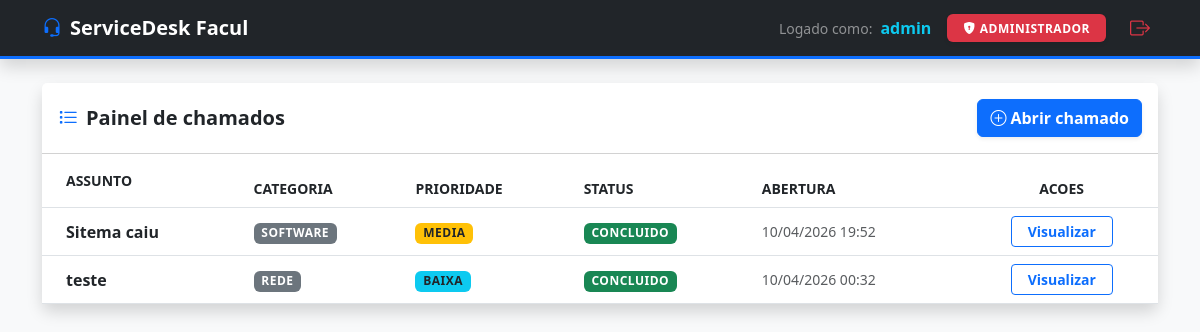
The app's page / (signed in) with its own data.
### chamados/models.py (models this page shows, shortened)
class Chamado(models.Model):
    STATUS_CHOICES = [
        ("aberto", "Aberto"),
        ("andamento", "Em andamento"),
        ("concluido", "Concluido"),
    ]
    PRIORIDADE_CHOICES = [
        ("baixa", "Baixa"),
        ("media", "Media"),
        ("alta", "Alta"),
    ]
    CATEGORIA_CHOICES = [
        ("hardware", "Hardware"),
        ("software", "Software"),
        ("rede", "Rede"),
        ("acesso", "Acesso"),
        ("outros", "Outros"),
    ]
    titulo = models.CharField(max_length=100)
    descricao = models.TextField()
    categoria = models.CharField(
        max_length=20, choices=CATEGORIA_CHOICES, default="outros"
    )
    usuario = models.ForeignKey(User, on_delete=models.CASCADE)
    status = models.CharField(max_length=20, choices=STATUS_CHOICES, default="aberto")
    prioridade = models.CharField(max_length=20, choices=PRIORIDADE_CHOICES)
    data_criacao = models.DateTimeField(auto_now_add=True)
    class Meta:
        ordering = ["-data_criacao"]

### chamados/views.py (the view)
# urls.py: path("", views.lista_chamados, name="lista_chamados"),
@login_required
def lista_chamados(request):
    if request.user.is_staff or request.user.is_superuser:
        chamados = Chamado.objects.all()
        total_chamados_cliente = 0
    else:
        chamados = Chamado.objects.filter(usuario=request.user)[:5]
        total_chamados_cliente = Chamado.objects.filter(usuario=request.user).count()
    return render(
        request,
        "chamados/lista/index.html",
        {
            "chamados": chamados,
            "total_chamados_cliente": total_chamados_cliente,
        },
    )

### chamados/templates/chamados/lista/index.html (shortened to what this page needs)
{% load static %}
<!DOCTYPE html>
<html lang="pt-br">
<head>
    <link href="https://cdn.jsdelivr.net/npm/bootstrap@5.3.0/dist/css/bootstrap.min.css" rel="stylesheet">
    <link rel="stylesheet" href="https://cdn.jsdelivr.net/npm/bootstrap-icons@1.11.1/font/bootstrap-icons.css">
</head>
<body class="bg-light">
    <nav class="navbar navbar-dark bg-dark mb-4 shadow">
        <div class="container">
            <a class="navbar-brand fw-bold" href="{% url 'lista_chamados' %}">
                <i class="bi bi-headset me-2 text-primary"></i>ServiceDesk Facul
            </a>
            <div class="text-white d-flex align-items-center">
                <span class="me-2 small text-white-50">Logado como:</span>
                <span class="fw-bold me-3 text-info">{{ user.username }}</span>
                {% if user.is_staff or user.is_superuser %}
                    <span class="badge bg-danger shadow-sm px-3 py-2">
                        <i class="bi bi-shield-lock-fill me-1"></i>ADMINISTRADOR
                    </span>
                {% else %}
                    <span class="badge bg-success shadow-sm px-3 py-2">
                        <i class="bi bi-person-fill me-1"></i>CLIENTE
                    </span>
                {% endif %}
                <a href="{% url 'logout_usuario' %}" class="ms-3 btn btn-sm btn-outline-danger border-0 fw-bold">
                    <i class="bi bi-box-arrow-right fs-5"></i>
                </a>
            </div>
        </div>
    </nav>
    <div
        id="caixa-notificacoes"
        class="position-fixed top-0 end-0 p-3"
        style="z-index: 1080; width: min(92vw, 380px);"
    ></div>
    <main class="container">
        {% if user.is_staff or user.is_superuser %}
            <div class="card shadow border-0 rounded-3">
            <div class="card-header bg-white py-3 d-flex justify-content-between align-items-center">
                <h5 class="mb-0 fw-bold text-dark">
                    <i class="bi bi-list-task me-2 text-primary"></i>Painel de chamados
                </h5>
                <a href="{% url 'criar_chamado' %}" class="btn btn-primary fw-bold shadow-sm">
                    <i class="bi bi-plus-circle me-1"></i>Abrir chamado
                </a>
            </div>
            <div class="card-body p-0">
                <div class="table-responsive">
                    <table class="table table-hover align-middle mb-0">
                        <thead>
                            <tr class="text-secondary small">
                                <th class="ps-4 py-3">ASSUNTO</th>
                                <th>CATEGORIA</th>
                                <th>PRIORIDADE</th>
                                <th>STATUS</th>
                                <th>ABERTURA</th>
                                <th class="text-center">ACOES</th>
                            </tr>
                        </thead>
                        <tbody>
                            {% for chamado in chamados %}
                                <tr>
                                    <td class="ps-4 fw-bold text-dark">{{ chamado.titulo }}</td>
                                    <td><span class="badge bg-secondary">{{ chamado.get_categoria_display }}</span></td>
                                    <td>
                                        {% if chamado.prioridade == 'alta' %}
                                            <span class="badge bg-danger text-white">Alta</span>
                                        {% elif chamado.prioridade == 'media' %}
                                            <span class="badge bg-warning text-dark">Media</span>
                                        {% else %}
                                            <span class="badge bg-info text-dark">Baixa</span>
                                        {% endif %}
                                    </td>
                                    <td>
                                        {% if chamado.status == 'aberto' %}
                                            <span class="badge bg-primary">Aberto</span>
                                        {% elif chamado.status == 'andamento' %}
                                            <span class="badge bg-warning text-dark">Em andamento</span>
                                        {% elif chamado.status == 'concluido' %}
                                            <span class="badge bg-success">Concluido</span>
                                        {% else %}
                                            <span class="badge bg-secondary">Status indefinido</span>
                                        {% endif %}
                                    </td>
                                    <td class="text-muted small">{{ chamado.data_criacao|date:"d/m/Y H:i" }}</td>
                                    <td class="text-center">
                                        <a href="{% url 'detalhe_chamado_admin' chamado.id %}" class="btn btn-sm btn-outline-primary px-3 fw-bold">
                                            Visualizar
                                        </a>
                                    </td>
                                </tr>
                            {% endfor %}
                        </tbody>
                    </table>
                </div>
            </div>
            </div>
        {% endif %}
    </main>
</body>
</html>

### chamados/templates/chamados/lista/index.html (style rules this page uses)
.navbar { border-bottom: 3px solid #0d6efd; }
.table thead { background-color: #f1f4f9; }
.badge { font-weight: 600; text-transform: uppercase; letter-spacing: 0.5px; }

### records on screen
Chamado: titulo "Sitema caiu", categoria "SOFTWARE", prioridade "MEDIA", status "CONCLUIDO", data_criacao "10/04/2026 19:52"
Chamado: titulo "teste", categoria "REDE", prioridade "BAIXA", status "CONCLUIDO", data_criacao "10/04/2026 00:32"

### other values on screen
{{ user.username }} "admin"
